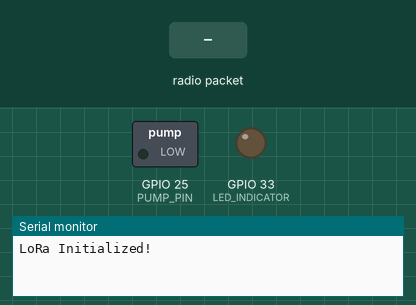
This program was run on a simulated ESP32. Parts: switched loads named in the program (green lamp = pin HIGH), output pins drawn as LEDs (lit = HIGH), the last lines printed to the serial monitor. Dashed ring = blinking. The inputs (shaded band) are chosen by the test bench. No radio packets arrive unless stated.

Above: at 1.2 s.
1.3 s: radio packet "on" arrives
At 2.0 s:
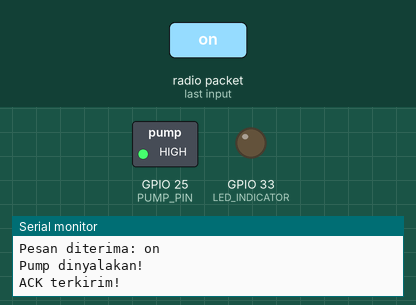
2.8 s: radio packet "off" arrives
At 3.1 s:
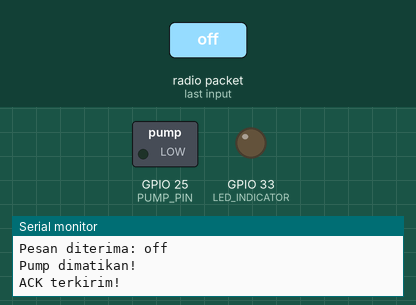
4.3 s: radio packet "1" arrives
At 9.37 s:
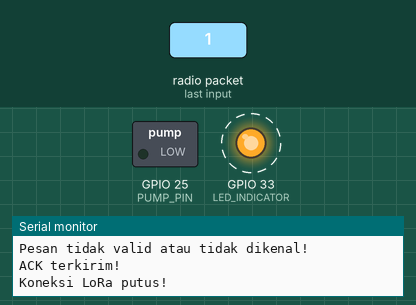
Timing chart, 0 to 11.8 s (numbered marks = the images above; inputs shaded):
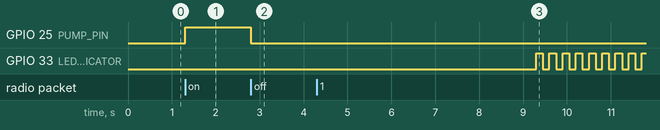

The program:

main.cpp
```cpp
#include <Arduino.h>
#include "LoRaReceiver.h"
#include "PumpControl.h"

// Variabel kontrol pump dan waktu
unsigned long previousMillis = 0;
const long interval = 150;
const long timeoutMillis = 5000;
unsigned long lastReceivedMillis = 0;
unsigned long pumpStartMillis = 0;          // Waktu mulai ketika pump dinyalakan
const long pumpOnDuration = 10 * 60 * 1000; // 10 menit dalam milidetik
bool pumpState = LOW;
bool isTimeout = false; // Status timeout

// Membuat objek LoRaReceiver dengan pin default
LoRaReceiver loRaReceiver;

// Fungsi setup
void setup()
{
      Serial.begin(115200);
      while (!Serial)
            ;

      // Inisialisasi LoRa dan Lampu
      loRaReceiver.initLoRa();
      initPump();
}

// Fungsi loop
void loop()
{
      char receivedMessage[256];
      unsigned long currentMillis = millis();

      if (loRaReceiver.receiveLoRaMessage(receivedMessage, sizeof(receivedMessage)))
      {
            Serial.print("Pesan diterima: ");
            Serial.println(receivedMessage);

            String receivedStr = String(receivedMessage);
            if (receivedStr.equalsIgnoreCase("on"))
            {
                  setPumpState(HIGH);
                  Serial.println("Pump dinyalakan!");
                  pumpState = HIGH;
                  pumpStartMillis = currentMillis; // Simpan waktu saat pump dihidupkan
            }
            else if (receivedStr.equalsIgnoreCase("off"))
            {
                  setPumpState(LOW);
                  Serial.println("Pump dimatikan!");
                  pumpState = LOW;
            }
            else
            {
                  Serial.println("Pesan tidak valid atau tidak dikenal!");
            }

            lastReceivedMillis = currentMillis;
            isTimeout = false;

            // Kirim ACK
            loRaReceiver.sendAck(receivedMessage);
      }

      // Timeout untuk koneksi LoRa
      if (currentMillis - lastReceivedMillis >= timeoutMillis && !isTimeout)
      {
            isTimeout = true;
            Serial.println("Koneksi LoRa putus!");
      }

      // Mengubah status lampu jika timeout
      if (isTimeout && currentMillis - previousMillis >= interval)
      {
            previousMillis = currentMillis;
            loRaReceiver.setIndicatorState(!digitalRead(LED_INDICATOR));
      }

      // Jika pump dalam keadaan HIGH dan sudah berjalan 10 menit, matikan pump
      if (pumpState == HIGH && currentMillis - pumpStartMillis >= pumpOnDuration)
      {
            setPumpState(LOW);
            pumpState = LOW;
            Serial.println("Pump dimatikan setelah 10 menit!");
      }
      else if (!isTimeout)
      {
            setPumpState(pumpState);
      }
}
```

LoRaReceiver.cpp
```cpp
#include "LoRaReceiver.h"
#include <LoRa.h>

LoRaReceiver::LoRaReceiver(uint8_t ssPin, uint8_t rstPin, uint8_t dio0Pin)
    : _ssPin(ssPin), _rstPin(rstPin), _dio0Pin(dio0Pin) {}

void LoRaReceiver::initLoRa()
{
      pinMode(LED_INDICATOR, OUTPUT);
      LoRa.setPins(_ssPin, _rstPin, _dio0Pin);
      if (!LoRa.begin(RF95_FREQ))
      {
            Serial.println("Gagal memulai LoRa! Periksa wiring atau frekuensi.");
            while (1)
                  delay(100);
      }
      Serial.println("LoRa Initialized!");
}

bool LoRaReceiver::receiveLoRaMessage(char *receivedMessage, size_t maxLength)
{
      int packetSize = LoRa.parsePacket();
      if (packetSize)
      {
            int index = 0;
            while (LoRa.available() && index < maxLength - 1)
            {
                  receivedMessage[index++] = (char)LoRa.read();
            }
            receivedMessage[index] = '\0'; // Terminator null
            return true;
      }
      return false;
}

void LoRaReceiver::sendAck(const char *message)
{
      LoRa.beginPacket();
      delay(10); // Tunda sedikit sebelum mengirim
      LoRa.print("ACK: ");
      LoRa.print(message);
      int result = LoRa.endPacket();
      if (result == 1)
      {
            Serial.println("ACK terkirim!");
      }
      else
      {
            Serial.print("Gagal mengirim ACK! (error code: ");
            Serial.print(result);
            Serial.println(")");
      }
}

void LoRaReceiver::setIndicatorState(bool state)
{
      digitalWrite(LED_INDICATOR, state);
}
```

LoRaReceiver.h
```cpp
#ifndef LORA_RECEIVER_H
#define LORA_RECEIVER_H

#include <Arduino.h>
#include <SPI.h>
#include <LoRa.h>

// Konfigurasi LoRa
#define SS_PIN 5
#define RST_PIN 14
#define DIO0_PIN 2
#define RF95_FREQ 915E6
#define LED_INDICATOR 33

class LoRaReceiver
{
public:
      // Constructor
      LoRaReceiver(uint8_t ssPin = SS_PIN, uint8_t rstPin = RST_PIN, uint8_t dio0Pin = DIO0_PIN);

      // Fungsi untuk memulai LoRa
      void initLoRa();

      // Fungsi untuk menerima pesan LoRa
      bool receiveLoRaMessage(char *receivedMessage, size_t maxLength);

      // Fungsi untuk mengubah status indicator LED
      void setIndicatorState(bool state);

      // Fungsi untuk mengirim ACK
      void sendAck(const char *message);

private:
      uint8_t _ssPin;
      uint8_t _rstPin;
      uint8_t _dio0Pin;
};

#endif
```

PumpControl.cpp
```cpp
#include "PumpControl.h"

void initPump()
{
      pinMode(PUMP_PIN, OUTPUT);
      digitalWrite(PUMP_PIN, LOW);
}

void setPumpState(bool state)
{
      digitalWrite(PUMP_PIN, state);
}
```

PumpControl.h
```cpp
#ifndef PUMP_CONTROL_H
#define PUMP_CONTROL_H

#include <Arduino.h>

// Pin untuk Pumpu
#define PUMP_PIN 25

// Fungsi untuk menginisialisasi Pumpu
void initPump();

// Fungsi untuk mengubah status Pumpu
void setPumpState(bool state);

#endif
```

Measured:
- after the input at 1.3 s, GPIO 25 (PUMP_PIN): LOW → HIGH at once
- after the input at 2.8 s, GPIO 25 (PUMP_PIN): HIGH → LOW at once
